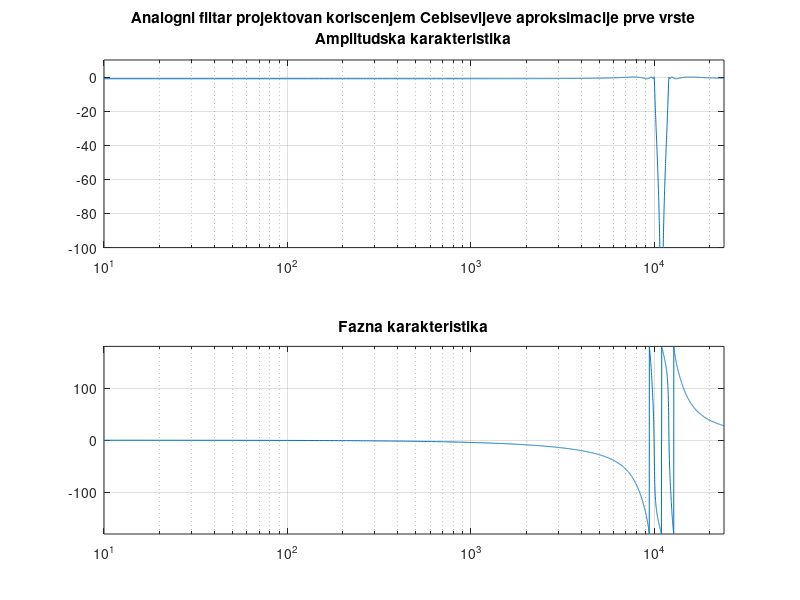
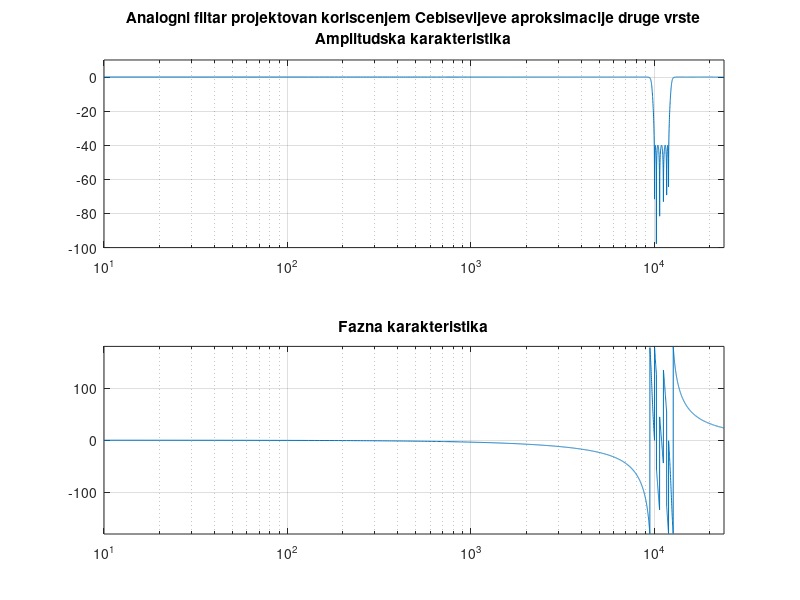
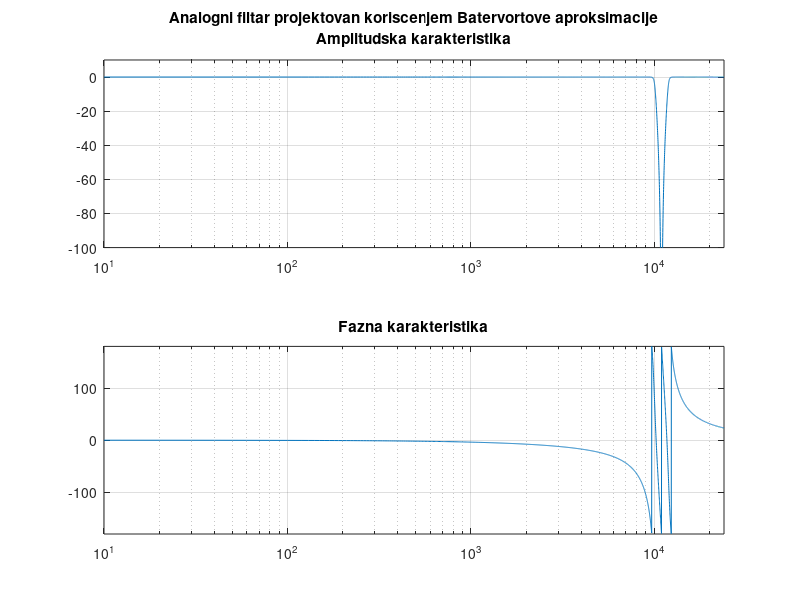
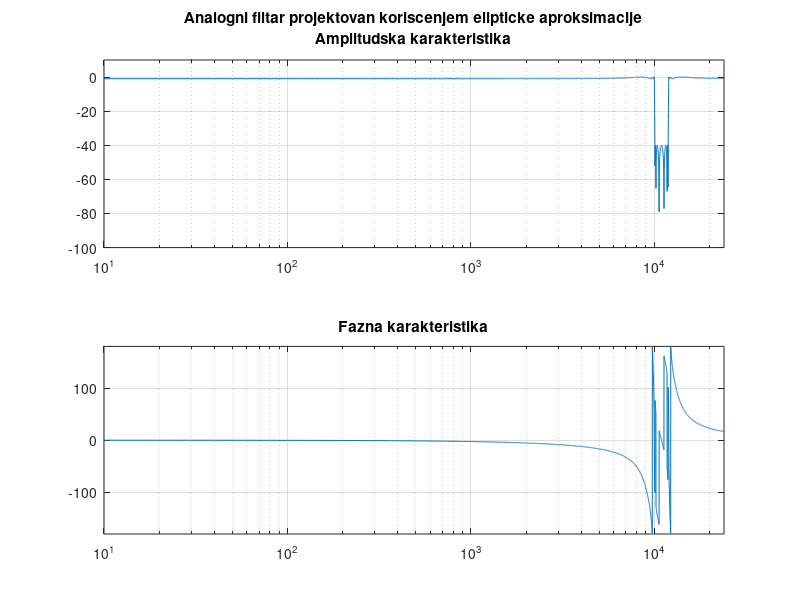

Source code (MATLAB) for these figures, in order:
clc;
clear all;
close all;
%
% RESENJE ZADATKA 4
%
% Specifikacija filtra
n = 6;
Rp = 1;
Rs = 40;
Wn1 = 10000;
Wn2 = 12000;
Wn = [Wn1, Wn2];
type = 'stop';

w = 0 : 10 : 2*Wn2;
% Projektovanje analognog filtra koriscenjem Cebisevljeve aproksimacije prve
% vrste
[b_cheby1,a_cheby1] = cheby1(n,Rp,Wn, type,'s');
% Crtanje amplitudske  fazne karakteristike pomocu funkcije freqs
figure
h = freqs(b_cheby1,a_cheby1, w);
amplitudska_karakteristika = 20*log10(abs(h));
fazna_karakteristika = 180/pi*angle(h);
subplot(2,1,1), semilogx(w,amplitudska_karakteristika)
axis ([0 2*Wn2 -100 10]);
title (sprintf('Analogni filtar projektovan koriscenjem Cebisevljeve aproksimacije prve vrste\nAmplitudska karakteristika'));
grid on
subplot(2,1,2), semilogx(w,fazna_karakteristika)
axis ([0 2*Wn2 -180 180]);
title ('Fazna karakteristika');
grid on
% Projektovanje analognog filtra koriscenjem Cebisevljeve aproksimacije druge
% vrste
[b_cheby2,a_cheby2] = cheby2(n,Rs,Wn,type,'s');
% Crtanje amplitudske  fazne karakteristike pomocu funkcije freqs
figure
h = freqs(b_cheby2,a_cheby2, w);
amplitudska_karakteristika = 20*log10(abs(h));
fazna_karakteristika = 180/pi*angle(h);
subplot(2,1,1), semilogx(w,amplitudska_karakteristika)
axis ([0 2*Wn2 -100 10]);
title (sprintf('Analogni filtar projektovan koriscenjem Cebisevljeve aproksimacije druge vrste\nAmplitudska karakteristika'));
grid on
subplot(2,1,2), semilogx(w,fazna_karakteristika)
axis ([0 2*Wn2 -180 180]);
title ('Fazna karakteristika');
grid on
% Projektovanje analognog filtra koriscenjem Batervortove aproksimacije
[b_butter,a_butter] = butter(n,Wn,type,'s');
% Crtanje amplitudske  fazne karakteristike pomocu funkcije freqs
figure
h = freqs(b_butter,a_butter, w);
amplitudska_karakteristika = 20*log10(abs(h));
fazna_karakteristika = 180/pi*angle(h);
subplot(2,1,1), semilogx(w,amplitudska_karakteristika)
axis ([0 2*Wn2 -100 10]);
title (sprintf('Analogni filtar projektovan koriscenjem Batervortove aproksimacije\nAmplitudska karakteristika'));
grid on
subplot(2,1,2), semilogx(w,fazna_karakteristika)
axis ([0 2*Wn2 -180 180]);
title ('Fazna karakteristika');
grid on
% Projektovanje analognog filtra koriscenjem elipticke aproksimacije
[b_ellip,a_ellip] = ellip(n,Rp,Rs,Wn,type,'s');
% Crtanje amplitudske  fazne karakteristike pomocu funkcije freqs
figure
h = freqs(b_ellip,a_ellip, w);
amplitudska_karakteristika = 20*log10(abs(h));
fazna_karakteristika = 180/pi*angle(h);
subplot(2,1,1), semilogx(w,amplitudska_karakteristika)
axis ([0 2*Wn2 -100 10]);
title (sprintf('Analogni filtar projektovan koriscenjem elipticke aproksimacije\nAmplitudska karakteristika'));
grid on
subplot(2,1,2), semilogx(w,fazna_karakteristika)
axis ([0 2*Wn2 -180 180]);
title ('Fazna karakteristika');
grid on
% Definisanje ulaznog signala za potrebe Simulink simulacije
t = 0 : 0.00001 : 0.05;
u = cos(2*pi*1000*t)+0.5*cos(2*pi*1800*t)+0.25*cos(2*pi*3000*t);
u_sim = [t;u]';